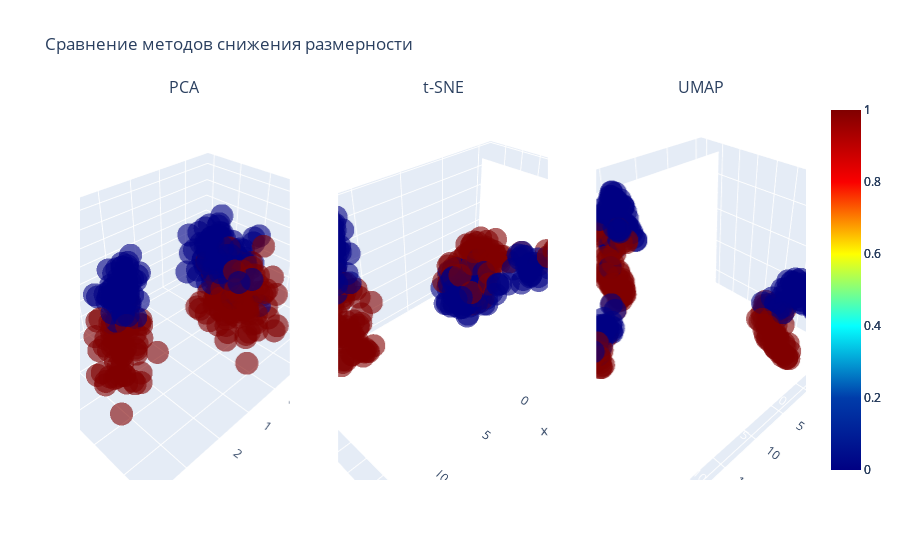

The notebook cell this image was saved under:
### Code cell
import numpy as np
import plotly.graph_objects as go
import plotly.subplots as sp
from sklearn.decomposition import PCA
from sklearn.manifold import TSNE
import umap

# PCA
pca = PCA(n_components=3)
X_pca = pca.fit_transform(X_scaled)

# t-SNE
tsne = TSNE(n_components=3, random_state=42)
X_tsne = tsne.fit_transform(X_scaled)

# UMAP
umap_model = umap.UMAP(n_components=3, random_state=42)
X_umap = umap_model.fit_transform(X_scaled)

def plot_results_3d(X_embedded, title, subplot_col, fig):
    fig.add_trace(go.Scatter3d(
        x=X_embedded[:, 0], y=X_embedded[:, 1], z=X_embedded[:, 2],
        mode='markers',
        marker=dict(color=y, colorscale='Jet', showscale=True, opacity=0.6),
        name=title
    ), row=1, col=subplot_col)
    fig.update_layout(title_text='Сравнение методов снижения размерности', showlegend=False)

#  интерактивный график
fig = sp.make_subplots(
    rows=1, cols=3, 
    subplot_titles=('PCA', 't-SNE', 'UMAP'),
    specs=[[{'type': 'scatter3d'}, {'type': 'scatter3d'}, {'type': 'scatter3d'}]]  
)

plot_results_3d(X_pca, 'PCA', 1, fig)
plot_results_3d(X_tsne, 't-SNE', 2, fig)
plot_results_3d(X_umap, 'UMAP', 3, fig)

fig.show()

### Figure 1 — Plotly figure (JSON) as saved in the notebook; plotly's stock layout.template omitted (floating-point values rounded to 4 significant figures; data arrays with more than 128 entries replaced by an {"elided": "..."} marker saying what was removed)
{"data": [{"marker": {"color": {"elided": "332 int values"}, "colorscale": [[0, "rgb(0,0,131)"], [0.2, "rgb(0,60,170)"], [0.4, "rgb(5,255,255)"], [0.6, "rgb(255,255,0)"], [0.8, "rgb(250,0,0)"], [1, "rgb(128,0,0)"]], "opacity": 0.6, "showscale": true}, "mode": "markers", "name": "PCA", "scene": "scene", "type": "scatter3d", "x": {"elided": "332 float values"}, "y": {"elided": "332 float values"}, "z": {"elided": "332 float values"}}, {"marker": {"color": {"elided": "332 int values"}, "colorscale": [[0, "rgb(0,0,131)"], [0.2, "rgb(0,60,170)"], [0.4, "rgb(5,255,255)"], [0.6, "rgb(255,255,0)"], [0.8, "rgb(250,0,0)"], [1, "rgb(128,0,0)"]], "opacity": 0.6, "showscale": true}, "mode": "markers", "name": "t-SNE", "scene": "scene2", "type": "scatter3d", "x": {"elided": "332 float values"}, "y": {"elided": "332 float values"}, "z": {"elided": "332 float values"}}, {"marker": {"color": {"elided": "332 int values"}, "colorscale": [[0, "rgb(0,0,131)"], [0.2, "rgb(0,60,170)"], [0.4, "rgb(5,255,255)"], [0.6, "rgb(255,255,0)"], [0.8, "rgb(250,0,0)"], [1, "rgb(128,0,0)"]], "opacity": 0.6, "showscale": true}, "mode": "markers", "name": "UMAP", "scene": "scene3", "type": "scatter3d", "x": {"elided": "332 float values"}, "y": {"elided": "332 float values"}, "z": {"elided": "332 float values"}}], "layout": {"annotations": [{"font": {"size": 16}, "showarrow": false, "text": "PCA", "x": 0.1444, "xanchor": "center", "xref": "paper", "y": 1, "yanchor": "bottom", "yref": "paper"}, {"font": {"size": 16}, "showarrow": false, "text": "t-SNE", "x": 0.5, "xanchor": "center", "xref": "paper", "y": 1, "yanchor": "bottom", "yref": "paper"}, {"font": {"size": 16}, "showarrow": false, "text": "UMAP", "x": 0.8556, "xanchor": "center", "xref": "paper", "y": 1, "yanchor": "bottom", "yref": "paper"}], "scene": {"domain": {"x": [0, 0.2889], "y": [0, 1]}}, "scene2": {"domain": {"x": [0.3556, 0.6444], "y": [0, 1]}}, "scene3": {"domain": {"x": [0.7111, 1], "y": [0, 1]}}, "showlegend": false, "title": {"text": "Сравнение методов снижения размерности"}}}
